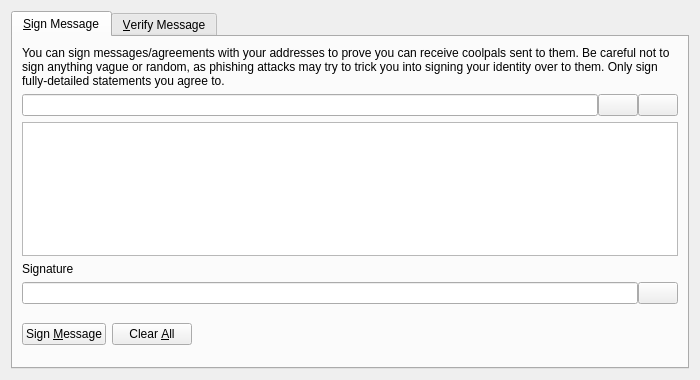
<?xml version="1.0" encoding="UTF-8"?>
<ui version="4.0">
 <class>SignVerifyMessageDialog</class>
 <widget class="QDialog" name="SignVerifyMessageDialog">
  <property name="geometry">
   <rect>
    <x>0</x>
    <y>0</y>
    <width>700</width>
    <height>380</height>
   </rect>
  </property>
  <property name="windowTitle">
   <string>Signatures - Sign / Verify a Message</string>
  </property>
  <property name="modal">
   <bool>true</bool>
  </property>
  <layout class="QVBoxLayout" name="verticalLayout">
   <item>
    <widget class="QTabWidget" name="tabWidget">
     <property name="currentIndex">
      <number>0</number>
     </property>
     <widget class="QWidget" name="tabSignMessage">
      <attribute name="title">
       <string>&amp;Sign Message</string>
      </attribute>
      <layout class="QVBoxLayout" name="verticalLayout_SM">
       <item>
        <widget class="QLabel" name="infoLabel_SM">
         <property name="text">
          <string>You can sign messages/agreements with your addresses to prove you can receive coolpals sent to them. Be careful not to sign anything vague or random, as phishing attacks may try to trick you into signing your identity over to them. Only sign fully-detailed statements you agree to.</string>
         </property>
         <property name="textFormat">
          <enum>Qt::PlainText</enum>
         </property>
         <property name="wordWrap">
          <bool>true</bool>
         </property>
        </widget>
       </item>
       <item>
        <layout class="QHBoxLayout" name="horizontalLayout_1_SM">
         <property name="spacing">
          <number>0</number>
         </property>
         <item>
          <widget class="QValidatedLineEdit" name="addressIn_SM">
           <property name="toolTip">
            <string>The CoolPal address to sign the message with</string>
           </property>
          </widget>
         </item>
         <item>
          <widget class="QPushButton" name="addressBookButton_SM">
           <property name="toolTip">
            <string>Choose previously used address</string>
           </property>
           <property name="text">
            <string/>
           </property>
           <property name="icon">
            <iconset resource="../bitcoin.qrc">
             <normaloff>:/icons/address-book</normaloff>:/icons/address-book</iconset>
           </property>
           <property name="shortcut">
            <string>Alt+A</string>
           </property>
           <property name="autoDefault">
            <bool>false</bool>
           </property>
          </widget>
         </item>
         <item>
          <widget class="QPushButton" name="pasteButton_SM">
           <property name="toolTip">
            <string>Paste address from clipboard</string>
           </property>
           <property name="text">
            <string/>
           </property>
           <property name="icon">
            <iconset resource="../bitcoin.qrc">
             <normaloff>:/icons/editpaste</normaloff>:/icons/editpaste</iconset>
           </property>
           <property name="shortcut">
            <string>Alt+P</string>
           </property>
           <property name="autoDefault">
            <bool>false</bool>
           </property>
          </widget>
         </item>
        </layout>
       </item>
       <item>
        <widget class="QPlainTextEdit" name="messageIn_SM">
         <property name="toolTip">
          <string>Enter the message you want to sign here</string>
         </property>
        </widget>
       </item>
       <item>
        <widget class="QLabel" name="signatureLabel_SM">
         <property name="text">
          <string>Signature</string>
         </property>
         <property name="textFormat">
          <enum>Qt::PlainText</enum>
         </property>
        </widget>
       </item>
       <item>
        <layout class="QHBoxLayout" name="horizontalLayout_2_SM">
         <property name="spacing">
          <number>0</number>
         </property>
         <item>
          <widget class="QLineEdit" name="signatureOut_SM">
           <property name="font">
            <font>
             <italic>true</italic>
            </font>
           </property>
           <property name="readOnly">
            <bool>true</bool>
           </property>
          </widget>
         </item>
         <item>
          <widget class="QPushButton" name="copySignatureButton_SM">
           <property name="toolTip">
            <string>Copy the current signature to the system clipboard</string>
           </property>
           <property name="text">
            <string/>
           </property>
           <property name="icon">
            <iconset resource="../bitcoin.qrc">
             <normaloff>:/icons/editcopy</normaloff>:/icons/editcopy</iconset>
           </property>
           <property name="autoDefault">
            <bool>false</bool>
           </property>
          </widget>
         </item>
        </layout>
       </item>
       <item>
        <layout class="QHBoxLayout" name="horizontalLayout_3_SM">
         <item>
          <widget class="QPushButton" name="signMessageButton_SM">
           <property name="toolTip">
            <string>Sign the message to prove you own this CoolPal address</string>
           </property>
           <property name="text">
            <string>Sign &amp;Message</string>
           </property>
           <property name="icon">
            <iconset resource="../bitcoin.qrc">
             <normaloff>:/icons/edit</normaloff>:/icons/edit</iconset>
           </property>
           <property name="autoDefault">
            <bool>false</bool>
           </property>
          </widget>
         </item>
         <item>
          <widget class="QPushButton" name="clearButton_SM">
           <property name="toolTip">
            <string>Reset all sign message fields</string>
           </property>
           <property name="text">
            <string>Clear &amp;All</string>
           </property>
           <property name="icon">
            <iconset resource="../bitcoin.qrc">
             <normaloff>:/icons/remove</normaloff>:/icons/remove</iconset>
           </property>
           <property name="autoDefault">
            <bool>false</bool>
           </property>
          </widget>
         </item>
         <item>
          <spacer name="horizontalSpacer_1_SM">
           <property name="orientation">
            <enum>Qt::Horizontal</enum>
           </property>
           <property name="sizeHint" stdset="0">
            <size>
             <width>40</width>
             <height>48</height>
            </size>
           </property>
          </spacer>
         </item>
         <item>
          <widget class="QLabel" name="statusLabel_SM">
           <property name="font">
            <font>
             <weight>75</weight>
             <bold>true</bold>
            </font>
           </property>
           <property name="text">
            <string/>
           </property>
           <property name="wordWrap">
            <bool>true</bool>
           </property>
          </widget>
         </item>
         <item>
          <spacer name="horizontalSpacer_2_SM">
           <property name="orientation">
            <enum>Qt::Horizontal</enum>
           </property>
           <property name="sizeHint" stdset="0">
            <size>
             <width>40</width>
             <height>48</height>
            </size>
           </property>
          </spacer>
         </item>
        </layout>
       </item>
      </layout>
     </widget>
     <widget class="QWidget" name="tabVerifyMessage">
      <attribute name="title">
       <string>&amp;Verify Message</string>
      </attribute>
      <layout class="QVBoxLayout" name="verticalLayout_VM">
       <item>
        <widget class="QLabel" name="infoLabel_VM">
         <property name="text">
          <string>Enter the receiver's address, message (ensure you copy line breaks, spaces, tabs, etc. exactly) and signature below to verify the message. Be careful not to read more into the signature than what is in the signed message itself, to avoid being tricked by a man-in-the-middle attack. Note that this only proves the signing party receives with the address, it cannot prove sendership of any transaction!</string>
         </property>
         <property name="textFormat">
          <enum>Qt::PlainText</enum>
         </property>
         <property name="alignment">
          <set>Qt::AlignLeading|Qt::AlignLeft|Qt::AlignTop</set>
         </property>
         <property name="wordWrap">
          <bool>true</bool>
         </property>
        </widget>
       </item>
       <item>
        <layout class="QHBoxLayout" name="horizontalLayout_1_VM">
         <property name="spacing">
          <number>0</number>
         </property>
         <item>
          <widget class="QValidatedLineEdit" name="addressIn_VM">
           <property name="toolTip">
            <string>The CoolPal address the message was signed with</string>
           </property>
          </widget>
         </item>
         <item>
          <widget class="QPushButton" name="addressBookButton_VM">
           <property name="toolTip">
            <string>Choose previously used address</string>
           </property>
           <property name="text">
            <string/>
           </property>
           <property name="icon">
            <iconset resource="../bitcoin.qrc">
             <normaloff>:/icons/address-book</normaloff>:/icons/address-book</iconset>
           </property>
           <property name="shortcut">
            <string>Alt+A</string>
           </property>
           <property name="autoDefault">
            <bool>false</bool>
           </property>
          </widget>
         </item>
        </layout>
       </item>
       <item>
        <widget class="QPlainTextEdit" name="messageIn_VM"/>
       </item>
       <item>
        <widget class="QValidatedLineEdit" name="signatureIn_VM"/>
       </item>
       <item>
        <layout class="QHBoxLayout" name="horizontalLayout_2_VM">
         <item>
          <widget class="QPushButton" name="verifyMessageButton_VM">
           <property name="toolTip">
            <string>Verify the message to ensure it was signed with the specified CoolPal address</string>
           </property>
           <property name="text">
            <string>Verify &amp;Message</string>
           </property>
           <property name="icon">
            <iconset resource="../bitcoin.qrc">
             <normaloff>:/icons/transaction_0</normaloff>:/icons/transaction_0</iconset>
           </property>
           <property name="autoDefault">
            <bool>false</bool>
           </property>
          </widget>
         </item>
         <item>
          <widget class="QPushButton" name="clearButton_VM">
           <property name="toolTip">
            <string>Reset all verify message fields</string>
           </property>
           <property name="text">
            <string>Clear &amp;All</string>
           </property>
           <property name="icon">
            <iconset resource="../bitcoin.qrc">
             <normaloff>:/icons/remove</normaloff>:/icons/remove</iconset>
           </property>
           <property name="autoDefault">
            <bool>false</bool>
           </property>
          </widget>
         </item>
         <item>
          <spacer name="horizontalSpacer_1_VM">
           <property name="orientation">
            <enum>Qt::Horizontal</enum>
           </property>
           <property name="sizeHint" stdset="0">
            <size>
             <width>40</width>
             <height>48</height>
            </size>
           </property>
          </spacer>
         </item>
         <item>
          <widget class="QLabel" name="statusLabel_VM">
           <property name="font">
            <font>
             <weight>75</weight>
             <bold>true</bold>
            </font>
           </property>
           <property name="text">
            <string/>
           </property>
           <property name="wordWrap">
            <bool>true</bool>
           </property>
          </widget>
         </item>
         <item>
          <spacer name="horizontalSpacer_2_VM">
           <property name="orientation">
            <enum>Qt::Horizontal</enum>
           </property>
           <property name="sizeHint" stdset="0">
            <size>
             <width>40</width>
             <height>48</height>
            </size>
           </property>
          </spacer>
         </item>
        </layout>
       </item>
      </layout>
     </widget>
    </widget>
   </item>
  </layout>
 </widget>
 <customwidgets>
  <customwidget>
   <class>QValidatedLineEdit</class>
   <extends>QLineEdit</extends>
   <header>qvalidatedlineedit.h</header>
  </customwidget>
 </customwidgets>
 <resources>
  <include location="../bitcoin.qrc"/>
 </resources>
 <connections/>
</ui>
